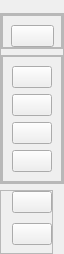
     <widget class="QWidget" name="leftMenu" native="true">
      <property name="maximumSize">
       <size>
        <width>55</width>
        <height>16777215</height>
       </size>
      </property>
      <layout class="QVBoxLayout" name="verticalLayout_40">
       <property name="leftMargin">
        <number>0</number>
       </property>
       <property name="topMargin">
        <number>13</number>
       </property>
       <property name="rightMargin">
        <number>0</number>
       </property>
       <property name="bottomMargin">
        <number>0</number>
       </property>
       <item alignment="Qt::AlignTop">
        <widget class="QFrame" name="frame">
         <property name="frameShape">
          <enum>QFrame::StyledPanel</enum>
         </property>
         <property name="frameShadow">
          <enum>QFrame::Raised</enum>
         </property>
         <layout class="QVBoxLayout" name="verticalLayout_39">
          <property name="leftMargin">
           <number>0</number>
          </property>
          <property name="topMargin">
           <number>0</number>
          </property>
          <property name="rightMargin">
           <number>0</number>
          </property>
          <property name="bottomMargin">
           <number>0</number>
          </property>
          <item>
           <widget class="QFrame" name="frame_2">
            <property name="sizePolicy">
             <sizepolicy hsizetype="Preferred" vsizetype="Expanding">
              <horstretch>0</horstretch>
              <verstretch>0</verstretch>
             </sizepolicy>
            </property>
            <property name="frameShape">
             <enum>QFrame::StyledPanel</enum>
            </property>
            <property name="frameShadow">
             <enum>QFrame::Raised</enum>
            </property>
            <layout class="QVBoxLayout" name="verticalLayout_5">
             <property name="leftMargin">
              <number>0</number>
             </property>
             <property name="topMargin">
              <number>0</number>
             </property>
             <property name="rightMargin">
              <number>0</number>
             </property>
             <property name="bottomMargin">
              <number>0</number>
             </property>
             <item>
              <widget class="QFrame" name="frame_68">
               <property name="frameShape">
                <enum>QFrame::StyledPanel</enum>
               </property>
               <property name="frameShadow">
                <enum>QFrame::Raised</enum>
               </property>
               <layout class="QVBoxLayout" name="verticalLayout_4">
                <property name="leftMargin">
                 <number>8</number>
                </property>
                <property name="topMargin">
                 <number>9</number>
                </property>
                <property name="rightMargin">
                 <number>7</number>
                </property>
                <property name="bottomMargin">
                 <number>0</number>
                </property>
                <item>
                 <widget class="QPushButton" name="pushButton_5">
                  <property name="enabled">
                   <bool>true</bool>
                  </property>
                  <property name="sizePolicy">
                   <sizepolicy hsizetype="Minimum" vsizetype="Fixed">
                    <horstretch>0</horstretch>
                    <verstretch>0</verstretch>
                   </sizepolicy>
                  </property>
                  <property name="mouseTracking">
                   <bool>true</bool>
                  </property>
                  <property name="toolTip">
                   <string>&lt;html&gt;&lt;head/&gt;&lt;body&gt;&lt;p&gt;&lt;img src=&quot;:/blackIcons/csi.png&quot;/&gt;&lt;/p&gt;&lt;/body&gt;&lt;/html&gt;</string>
                  </property>
                  <property name="text">
                   <string/>
                  </property>
                  <property name="icon">
                   <iconset resource="../resource.qrc">
                    <normaloff>:/newPrefix/Colored Solid Color_withLabel1.png</normaloff>:/newPrefix/Colored Solid Color_withLabel1.png</iconset>
                  </property>
                  <property name="iconSize">
                   <size>
                    <width>200</width>
                    <height>38</height>
                   </size>
                  </property>
                 </widget>
                </item>
               </layout>
              </widget>
             </item>
            </layout>
           </widget>
          </item>
          <item>
           <widget class="QFrame" name="frame_3">
            <property name="sizePolicy">
             <sizepolicy hsizetype="Preferred" vsizetype="Expanding">
              <horstretch>0</horstretch>
              <verstretch>0</verstretch>
             </sizepolicy>
            </property>
            <property name="frameShape">
             <enum>QFrame::StyledPanel</enum>
            </property>
            <property name="frameShadow">
             <enum>QFrame::Raised</enum>
            </property>
            <layout class="QVBoxLayout" name="verticalLayout_3">
             <property name="leftMargin">
              <number>0</number>
             </property>
             <property name="topMargin">
              <number>0</number>
             </property>
             <property name="rightMargin">
              <number>0</number>
             </property>
             <property name="bottomMargin">
              <number>0</number>
             </property>
             <item>
              <widget class="QFrame" name="frame_4">
               <property name="frameShape">
                <enum>QFrame::StyledPanel</enum>
               </property>
               <property name="frameShadow">
                <enum>QFrame::Raised</enum>
               </property>
               <layout class="QVBoxLayout" name="verticalLayout_2">
                <item>
                 <widget class="QPushButton" name="pushButton">
                  <property name="toolTip">
                   <string>&lt;html&gt;&lt;head/&gt;&lt;body&gt;&lt;p&gt;Home&lt;/p&gt;&lt;/body&gt;&lt;/html&gt;</string>
                  </property>
                  <property name="text">
                   <string/>
                  </property>
                  <property name="icon">
                   <iconset resource="../resource.qrc">
                    <normaloff>:/newPrefix/home2.png</normaloff>:/newPrefix/home2.png</iconset>
                  </property>
                  <property name="iconSize">
                   <size>
                    <width>200</width>
                    <height>24</height>
                   </size>
                  </property>
                  <property name="shortcut">
                   <string>H</string>
                  </property>
                  <property name="checkable">
                   <bool>false</bool>
                  </property>
                  <property name="checked">
                   <bool>false</bool>
                  </property>
                 </widget>
                </item>
                <item>
                 <widget class="QPushButton" name="pushButton_2">
                  <property name="toolTip">
                   <string>Settings</string>
                  </property>
                  <property name="text">
                   <string/>
                  </property>
                  <property name="icon">
                   <iconset resource="../resource.qrc">
                    <normaloff>:/newPrefix/setting2.png</normaloff>:/newPrefix/setting2.png</iconset>
                  </property>
                  <property name="iconSize">
                   <size>
                    <width>200</width>
                    <height>24</height>
                   </size>
                  </property>
                  <property name="shortcut">
                   <string>S</string>
                  </property>
                 </widget>
                </item>
                <item>
                 <widget class="QPushButton" name="pushButton_4">
                  <property name="toolTip">
                   <string>Visualizion</string>
                  </property>
                  <property name="text">
                   <string/>
                  </property>
                  <property name="icon">
                   <iconset resource="../resource.qrc">
                    <normaloff>:/newPrefix/bar2.png</normaloff>:/newPrefix/bar2.png</iconset>
                  </property>
                  <property name="iconSize">
                   <size>
                    <width>200</width>
                    <height>24</height>
                   </size>
                  </property>
                  <property name="shortcut">
                   <string>V</string>
                  </property>
                 </widget>
                </item>
                <item>
                 <widget class="QPushButton" name="pushButton_3">
                  <property name="toolTip">
                   <string>Logout</string>
                  </property>
                  <property name="text">
                   <string/>
                  </property>
                  <property name="icon">
                   <iconset resource="../resource.qrc">
                    <normaloff>:/newPrefix/logout2.png</normaloff>:/newPrefix/logout2.png</iconset>
                  </property>
                  <property name="iconSize">
                   <size>
                    <width>200</width>
                    <height>24</height>
                   </size>
                  </property>
                  <property name="shortcut">
                   <string>Esc</string>
                  </property>
                 </widget>
                </item>
               </layout>
              </widget>
             </item>
            </layout>
           </widget>
          </item>
         </layout>
        </widget>
       </item>
       <item alignment="Qt::AlignLeft|Qt::AlignBottom">
        <widget class="QFrame" name="frame_63">
         <property name="frameShape">
          <enum>QFrame::StyledPanel</enum>
         </property>
         <property name="frameShadow">
          <enum>QFrame::Raised</enum>
         </property>
         <layout class="QVBoxLayout" name="verticalLayout_34">
          <property name="spacing">
           <number>10</number>
          </property>
          <property name="leftMargin">
           <number>11</number>
          </property>
          <property name="topMargin">
           <number>0</number>
          </property>
          <property name="rightMargin">
           <number>0</number>
          </property>
          <property name="bottomMargin">
           <number>8</number>
          </property>
          <item alignment="Qt::AlignLeft">
           <widget class="QPushButton" name="pushButton_9">
            <property name="toolTip">
             <string>About</string>
            </property>
            <property name="text">
             <string/>
            </property>
            <property name="icon">
             <iconset resource="../resource.qrc">
              <normaloff>:/newPrefix/about.svg</normaloff>:/newPrefix/about.svg</iconset>
            </property>
            <property name="iconSize">
             <size>
              <width>25</width>
              <height>25</height>
             </size>
            </property>
            <property name="shortcut">
             <string>A</string>
            </property>
           </widget>
          </item>
          <item>
           <widget class="QPushButton" name="pushButton_10">
            <property name="toolTip">
             <string>Help</string>
            </property>
            <property name="text">
             <string/>
            </property>
            <property name="icon">
             <iconset resource="../resource.qrc">
              <normaloff>:/newPrefix/ask.svg</normaloff>:/newPrefix/ask.svg</iconset>
            </property>
            <property name="iconSize">
             <size>
              <width>23</width>
              <height>23</height>
             </size>
            </property>
            <property name="shortcut">
             <string>Shift+H</string>
            </property>
           </widget>
          </item>
         </layout>
        </widget>
       </item>
      </layout>
     </widget>
